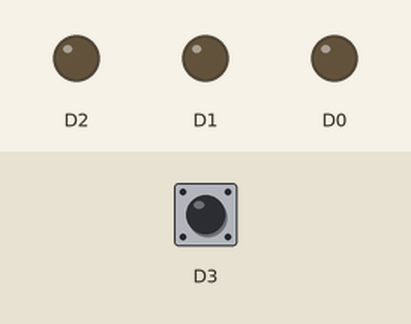
Simulated run of this sketch. Board: ESP8266 (NodeMCU). On the bench: output pins drawn as LEDs (lit = HIGH). Dashed ring = blinking. The inputs (shaded band) are chosen by the test bench; at power-on: D3 LOW.

Above: at 1.2 s.
1.3 s: D3 driven HIGH
At 2.3 s:
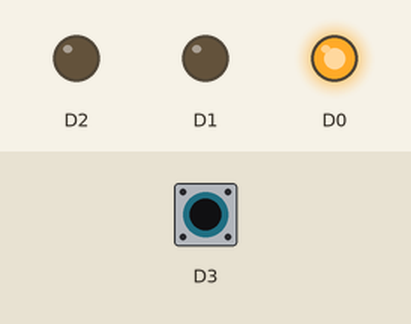
2.8 s: D3 pulsed LOW 5 times (0.12 s each, 0.3 s apart)
At 3.07 s:
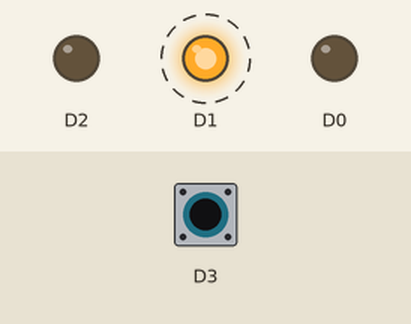
At 5.2 s:
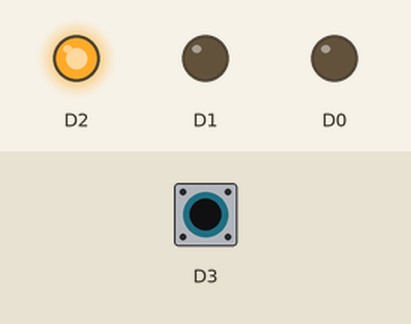
Timing chart, 0 to 6.7 s (numbered marks = the images above; inputs shaded):
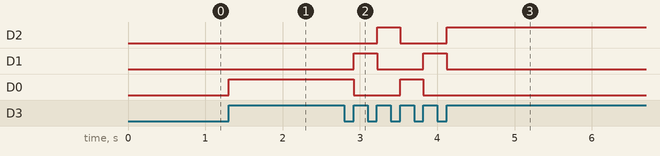

The sketch:

lab1_part1_copy_20230907092713.ino
```cpp
int flag = 0;

void setup() {
pinMode(D0, OUTPUT);
pinMode(D1, OUTPUT);
pinMode(D2, OUTPUT);
pinMode(D3, INPUT);
}

void loop(){

  if(digitalRead(D3)==HIGH&&flag==0){
    digitalWrite(D0,HIGH);
    digitalWrite(D1,LOW);
    digitalWrite(D2,LOW);
    flag=1;
  }

  if (digitalRead(D3)==LOW&&flag==1){
    flag=2;
  }

  if(digitalRead(D3)==HIGH&&flag==2){
    digitalWrite(D0,LOW);
    digitalWrite(D1,HIGH);
    digitalWrite(D2,LOW);
    flag=3;
  }

  if (digitalRead(D3)==LOW&&flag==3){
    flag=4;
  }

  if(digitalRead(D3)==HIGH&&flag==4){
    digitalWrite(D0,LOW);
    digitalWrite(D1,LOW);
    digitalWrite(D2,HIGH);
    flag=5;
  }

  if (digitalRead(D3)==LOW&&flag==5){
    flag=0;
  }

}
```

Measured:
- after the input at 1.3 s, D0: LOW → HIGH at once
- after the input at 2.8 s, D2: LOW → HIGH after 0.42 s, → LOW 0.30 s later, → HIGH 0.60 s later; D1: alternates HIGH for 0.30 s and LOW for 0.60 s, 4 changes in all, then stays LOW, starting after 0.12 s; D0: HIGH → LOW after 0.12 s, → HIGH 0.60 s later, → LOW 0.30 s later
